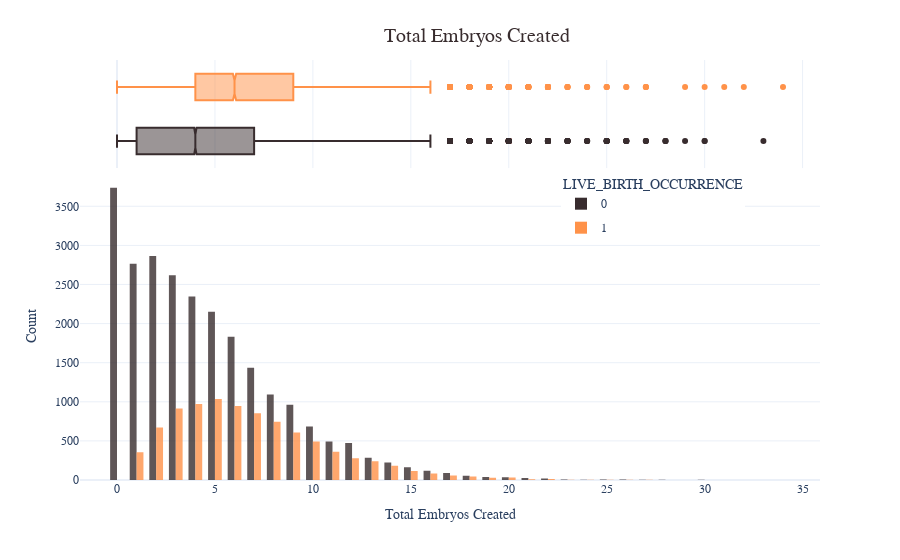

Notebook cell for this chart:
### Markdown cell above
#### III. 3. a. Target Distribution

### Code cell
fig = px.histogram(HFEA_train, x='TOTAL_EMBRYOS_CREATED', color='LIVE_BIRTH_OCCURRENCE', template='plotly_white',
                   marginal='box', opacity=0.8, nbins=int(HFEA_train['TOTAL_EMBRYOS_CREATED'].max()+1), 
                   color_discrete_sequence=[colours_gaia[1],colours_gaia[0]], barmode='group', histfunc='count')

fig.update_layout(
    font_family='Suisse Intl',
    title=dict(text='Total Embryos Created',x=0.53,y=0.95,
               font=dict(color=colours_gaia[1],size=20)),
    xaxis_title_text='Total Embryos Created',
    yaxis_title_text='Count',
    legend=dict(x=0.65,y=0.65,bordercolor=colours_gaia[1],borderwidth=0,tracegroupgap=5),
    bargap=0.3,
)
fig.show()

### Figure 1 — Plotly figure (JSON) as saved in the notebook; plotly's stock layout.template omitted (floating-point values rounded to 4 significant figures; data arrays with more than 128 entries replaced by an {"elided": "..."} marker saying what was removed)
{"data": [{"alignmentgroup": "True", "bingroup": "x", "histfunc": "count", "hovertemplate": "LIVE_BIRTH_OCCURRENCE=0<br>TOTAL_EMBRYOS_CREATED=%{x}<br>count=%{y}<extra></extra>", "legendgroup": "0", "marker": {"color": "#382C2E", "opacity": 0.8, "pattern": {"shape": ""}}, "name": "0", "nbinsx": 35, "offsetgroup": "0", "orientation": "v", "showlegend": true, "type": "histogram", "x": {"elided": "24538 int values"}, "xaxis": "x", "yaxis": "y"}, {"alignmentgroup": "True", "hovertemplate": "LIVE_BIRTH_OCCURRENCE=0<br>TOTAL_EMBRYOS_CREATED=%{x}<extra></extra>", "legendgroup": "0", "marker": {"color": "#382C2E"}, "name": "0", "notched": true, "offsetgroup": "0", "showlegend": false, "type": "box", "x": {"elided": "24538 int values"}, "xaxis": "x2", "yaxis": "y2"}, {"alignmentgroup": "True", "bingroup": "x", "histfunc": "count", "hovertemplate": "LIVE_BIRTH_OCCURRENCE=1<br>TOTAL_EMBRYOS_CREATED=%{x}<br>count=%{y}<extra></extra>", "legendgroup": "1", "marker": {"color": "#FF9249", "opacity": 0.8, "pattern": {"shape": ""}}, "name": "1", "nbinsx": 35, "offsetgroup": "1", "orientation": "v", "showlegend": true, "type": "histogram", "x": {"elided": "9057 int values"}, "xaxis": "x", "yaxis": "y"}, {"alignmentgroup": "True", "hovertemplate": "LIVE_BIRTH_OCCURRENCE=1<br>TOTAL_EMBRYOS_CREATED=%{x}<extra></extra>", "legendgroup": "1", "marker": {"color": "#FF9249"}, "name": "1", "notched": true, "offsetgroup": "1", "showlegend": false, "type": "box", "x": {"elided": "9057 int values"}, "xaxis": "x2", "yaxis": "y2"}], "layout": {"bargap": 0.3, "barmode": "group", "font": {"family": "Suisse Intl"}, "legend": {"bordercolor": "#382C2E", "borderwidth": 0, "title": {"text": "LIVE_BIRTH_OCCURRENCE"}, "tracegroupgap": 5, "x": 0.65, "y": 0.65}, "margin": {"t": 60}, "title": {"font": {"color": "#382C2E", "size": 20}, "text": "Total Embryos Created", "x": 0.53, "y": 0.95}, "xaxis": {"anchor": "y", "domain": [0, 1], "title": {"text": "Total Embryos Created"}}, "xaxis2": {"anchor": "y2", "domain": [0, 1], "matches": "x", "showgrid": true, "showticklabels": false}, "yaxis": {"anchor": "x", "domain": [0, 0.7326], "title": {"text": "Count"}}, "yaxis2": {"anchor": "x2", "domain": [0.7426, 1], "matches": "y2", "showgrid": false, "showline": false, "showticklabels": false, "ticks": ""}}}
